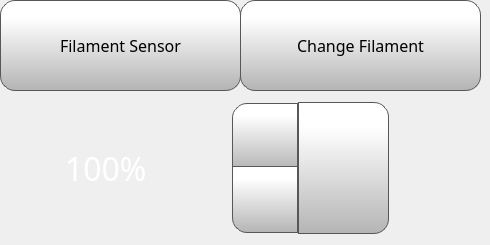
      <widget class="QWidget" name="filamentTab">
       <attribute name="icon">
        <iconset>
         <normaloff>templates/img/Spool.png</normaloff>
         <normalon>templates/img/Spool_Selected.png</normalon>
         <activeon>png/Spool_Selected.png</activeon>
         <selectedoff>png/Spool.png</selectedoff>
         <selectedon>png/Spool_Selected.png</selectedon>templates/img/Spool.png</iconset>
       </attribute>
       <attribute name="title">
        <string/>
       </attribute>
       <widget class="QToolButton" name="changeFilamentButton">
        <property name="geometry">
         <rect>
          <x>240</x>
          <y>0</y>
          <width>241</width>
          <height>91</height>
         </rect>
        </property>
        <property name="font">
         <font>
          <family>Gotham</family>
          <pointsize>12</pointsize>
         </font>
        </property>
        <property name="styleSheet">
         <string notr="true">QToolButton  {
     border: 1px solid rgb(87, 87, 87);
	background-color: qlineargradient(spread:pad, x1:0, y1:1, x2:0, y2:0.188, stop:0 rgba(180, 180, 180, 255), stop:1 rgba(255, 255, 255, 255));
border-radius: 15px;


}

QToolButton :pressed {
    background-color: qlineargradient(x1: 0, y1: 0, x2: 0, y2: 1,
                                      stop: 0 #dadbde, stop: 1 #f6f7fa);
}

QToolButton :flat {
    border: none; /* no border for a flat push button */
}

QToolButton :default {
    border-color: navy; /* make the default button prominent */
}

QToolButton :focus {
	outline: none;
}</string>
        </property>
        <property name="text">
         <string>Change Filament</string>
        </property>
        <property name="icon">
         <iconset>
          <normaloff>templates/img/changeFilament.png</normaloff>templates/img/changeFilament.png</iconset>
        </property>
        <property name="iconSize">
         <size>
          <width>60</width>
          <height>60</height>
         </size>
        </property>
        <property name="toolButtonStyle">
         <enum>Qt::ToolButtonTextUnderIcon</enum>
        </property>
       </widget>
       <widget class="QPushButton" name="setFlowRateButton">
        <property name="geometry">
         <rect>
          <x>298</x>
          <y>102</y>
          <width>91</width>
          <height>132</height>
         </rect>
        </property>
        <property name="font">
         <font>
          <family>Gotham</family>
          <pointsize>13</pointsize>
         </font>
        </property>
        <property name="styleSheet">
         <string notr="true">QPushButton {
     border: 1px solid rgb(87, 87, 87);
	background-color: qlineargradient(spread:pad, x1:0, y1:1, x2:0, y2:0.188, stop:0 rgba(180, 180, 180, 255), stop:1 rgba(255, 255, 255, 255));
border-top-right-radius: 15px;
border-bottom-right-radius: 15px;

}

QPushButton:pressed {
    background-color: qlineargradient(x1: 0, y1: 0, x2: 0, y2: 1,
                                      stop: 0 #dadbde, stop: 1 #f6f7fa);
}

QPushButton:flat {
    border: none; /* no border for a flat push button */
}

QPushButton:default {
    border-color: navy; /* make the default button prominent */
}

QPushButton:focus {
	outline: none;
}</string>
        </property>
        <property name="text">
         <string/>
        </property>
        <property name="icon">
         <iconset>
          <normaloff>templates/img/verification-mark.png</normaloff>templates/img/verification-mark.png</iconset>
        </property>
        <property name="iconSize">
         <size>
          <width>50</width>
          <height>50</height>
         </size>
        </property>
       </widget>
       <widget class="QSpinBox" name="flowRateSpinBox">
        <property name="geometry">
         <rect>
          <x>60</x>
          <y>100</y>
          <width>241</width>
          <height>136</height>
         </rect>
        </property>
        <property name="font">
         <font>
          <family>Gotham</family>
          <pointsize>24</pointsize>
         </font>
        </property>
        <property name="styleSheet">
         <string notr="true">QSpinBox {
    padding-right: 5px; /* make room for the arrows */
	color: rgb(255, 255, 255);
	background-color: rgba(255, 255, 255, 0);
   
}
QSpinBox ::text:selected {
	background-color: rgb(255, 146, 57);
   
}
QSpinBox::up-button {
     border: 1px solid rgb(87, 87, 87);

border-top-left-radius: 15px;
	background-color: qlineargradient(spread:pad, x1:0, y1:1, x2:0, y2:0.188, stop:0 rgba(180, 180, 180, 255), stop:1 rgba(255, 255, 255, 255));
    width: 60px;
     height: 61px;
    padding: 2px;
}

QSpinBox::up-arrow { image: url(./templates/img/arrows.png);
    width: 40px;
     height: 40px;
padding: 5px; }



QSpinBox::up-button:pressed {
    background-color: qlineargradient(x1: 0, y1: 0, x2: 0, y2: 1,
                                      stop: 0 #dadbde, stop: 1 #f6f7fa);
}


QSpinBox::down-button {
     border: 1px solid rgb(87, 87, 87);
border-bottom-left-radius: 15px;
	background-color: qlineargradient(spread:pad, x1:0, y1:1, x2:0, y2:0.188, stop:0 rgba(180, 180, 180, 255), stop:1 rgba(255, 255, 255, 255));
    width: 60px;
     height: 61px;
    padding: 2px;
}

QSpinBox::down-arrow {image: url(./templates/img/arrows-5.png);
    width: 40px;
     height: 40px;
padding: 5px;
}

QSpinBox::down-button:pressed {
    background-color: qlineargradient(x1: 0, y1: 0, x2: 0, y2: 1,
                                      stop: 0 #dadbde, stop: 1 #f6f7fa);

}

</string>
        </property>
        <property name="frame">
         <bool>false</bool>
        </property>
        <property name="readOnly">
         <bool>false</bool>
        </property>
        <property name="buttonSymbols">
         <enum>QAbstractSpinBox::UpDownArrows</enum>
        </property>
        <property name="accelerated">
         <bool>true</bool>
        </property>
        <property name="suffix">
         <string>%</string>
        </property>
        <property name="minimum">
         <number>75</number>
        </property>
        <property name="maximum">
         <number>125</number>
        </property>
        <property name="singleStep">
         <number>1</number>
        </property>
        <property name="value">
         <number>100</number>
        </property>
       </widget>
       <widget class="QLabel" name="flowRateLabelControlPage">
        <property name="geometry">
         <rect>
          <x>65</x>
          <y>40</y>
          <width>181</width>
          <height>31</height>
         </rect>
        </property>
        <property name="font">
         <font>
          <family>Gotham Light</family>
          <pointsize>20</pointsize>
          <weight>50</weight>
          <bold>false</bold>
         </font>
        </property>
        <property name="styleSheet">
         <string notr="true">color: rgb(255, 255, 255);
background-color: rgba(255, 255, 255, 0);</string>
        </property>
        <property name="text">
         <string>Flow Rate :</string>
        </property>
       </widget>
       <widget class="QToolButton" name="filamentSensorToggleButton">
        <property name="geometry">
         <rect>
          <x>0</x>
          <y>0</y>
          <width>241</width>
          <height>91</height>
         </rect>
        </property>
        <property name="font">
         <font>
          <family>Gotham</family>
          <pointsize>12</pointsize>
         </font>
        </property>
        <property name="styleSheet">
         <string notr="true">QToolButton  {
     border: 1px solid rgb(87, 87, 87);
	background-color: qlineargradient(spread:pad, x1:0, y1:1, x2:0, y2:0.188, stop:0 rgba(180, 180, 180, 255), stop:1 rgba(255, 255, 255, 255));
border-radius: 15px;


}

QToolButton :pressed {
    background-color: qlineargradient(x1: 0, y1: 0, x2: 0, y2: 1,
                                      stop: 0 #dadbde, stop: 1 #f6f7fa);
}

QToolButton :flat {
    border: none; /* no border for a flat push button */
}

QToolButton :default {
    border-color: navy; /* make the default button prominent */
}

QToolButton :focus {
	outline: none;
}</string>
        </property>
        <property name="text">
         <string>Filament Sensor</string>
        </property>
        <property name="icon">
         <iconset>
          <normaloff>templates/img/filamentSensorOff.png</normaloff>
          <normalon>templates/img/filamentSensorOn.png</normalon>templates/img/filamentSensorOff.png</iconset>
        </property>
        <property name="iconSize">
         <size>
          <width>60</width>
          <height>60</height>
         </size>
        </property>
        <property name="checkable">
         <bool>true</bool>
        </property>
        <property name="checked">
         <bool>true</bool>
        </property>
        <property name="toolButtonStyle">
         <enum>Qt::ToolButtonTextUnderIcon</enum>
        </property>
       </widget>
       <zorder>flowRateSpinBox</zorder>
       <zorder>setFlowRateButton</zorder>
       <zorder>flowRateLabelControlPage</zorder>
       <zorder>changeFilamentButton</zorder>
       <zorder>filamentSensorToggleButton</zorder>
       <zorder>controlBackButton</zorder>
       <zorder>controlBackButton</zorder>
      </widget>
